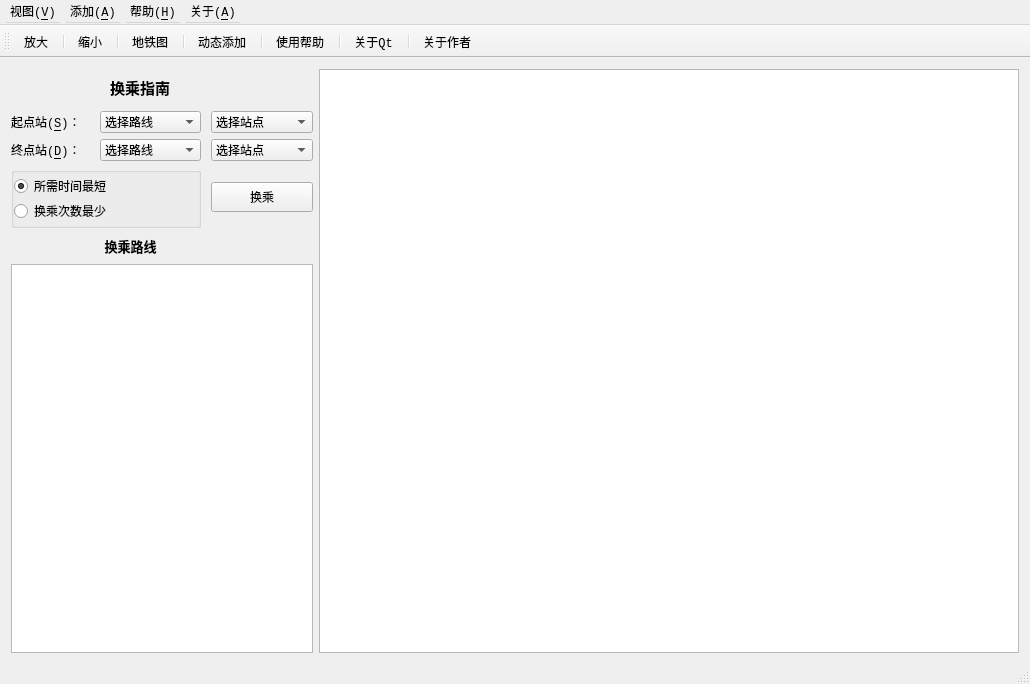
<?xml version="1.0" encoding="UTF-8"?>
<ui version="4.0">
 <class>MainWindow</class>
 <widget class="QMainWindow" name="MainWindow">
  <property name="enabled">
   <bool>true</bool>
  </property>
  <property name="geometry">
   <rect>
    <x>0</x>
    <y>0</y>
    <width>1030</width>
    <height>684</height>
   </rect>
  </property>
  <property name="minimumSize">
   <size>
    <width>1030</width>
    <height>680</height>
   </size>
  </property>
  <property name="font">
   <font>
    <family>Consolas</family>
   </font>
  </property>
  <property name="windowTitle">
   <string>地铁换乘指南</string>
  </property>
  <property name="windowIcon">
   <iconset>
    <normaloff>:/icon/icon/metro-shanghai.png</normaloff>:/icon/icon/metro-shanghai.png</iconset>
  </property>
  <property name="iconSize">
   <size>
    <width>24</width>
    <height>24</height>
   </size>
  </property>
  <widget class="QWidget" name="centralWidget">
   <property name="minimumSize">
    <size>
     <width>1030</width>
     <height>600</height>
    </size>
   </property>
   <layout class="QGridLayout" name="gridLayout">
    <item row="0" column="1">
     <widget class="QGraphicsView" name="graphicsView">
      <property name="minimumSize">
       <size>
        <width>700</width>
        <height>580</height>
       </size>
      </property>
     </widget>
    </item>
    <item row="0" column="0">
     <layout class="QVBoxLayout" name="verticalLayout_2" stretch="3,2,2,5,2,32">
      <property name="spacing">
       <number>6</number>
      </property>
      <item>
       <widget class="QLabel" name="labeltransfer">
        <property name="minimumSize">
         <size>
          <width>280</width>
          <height>30</height>
         </size>
        </property>
        <property name="font">
         <font>
          <family>Consolas</family>
          <pointsize>11</pointsize>
          <weight>75</weight>
          <bold>true</bold>
         </font>
        </property>
        <property name="text">
         <string>           换乘指南</string>
        </property>
       </widget>
      </item>
      <item>
       <layout class="QHBoxLayout" name="horizontalLayout4" stretch="7,9,9">
        <property name="spacing">
         <number>10</number>
        </property>
        <item>
         <widget class="QLabel" name="labelstart">
          <property name="minimumSize">
           <size>
            <width>70</width>
            <height>20</height>
           </size>
          </property>
          <property name="font">
           <font>
            <family>Consolas</family>
           </font>
          </property>
          <property name="text">
           <string>起点站(&amp;S)：</string>
          </property>
          <property name="buddy">
           <cstring>comboBoxstartline</cstring>
          </property>
         </widget>
        </item>
        <item>
         <widget class="QComboBox" name="comboBoxstartline">
          <property name="minimumSize">
           <size>
            <width>90</width>
            <height>20</height>
           </size>
          </property>
          <property name="font">
           <font>
            <family>Consolas</family>
           </font>
          </property>
          <item>
           <property name="text">
            <string>选择路线</string>
           </property>
          </item>
         </widget>
        </item>
        <item>
         <widget class="QComboBox" name="comboBoxstartstation">
          <property name="minimumSize">
           <size>
            <width>90</width>
            <height>20</height>
           </size>
          </property>
          <property name="font">
           <font>
            <family>Consolas</family>
           </font>
          </property>
          <item>
           <property name="text">
            <string>选择站点</string>
           </property>
          </item>
         </widget>
        </item>
       </layout>
      </item>
      <item>
       <layout class="QHBoxLayout" name="horizontalLayout5" stretch="7,9,9">
        <property name="spacing">
         <number>10</number>
        </property>
        <item>
         <widget class="QLabel" name="labelend">
          <property name="minimumSize">
           <size>
            <width>70</width>
            <height>20</height>
           </size>
          </property>
          <property name="font">
           <font>
            <family>Consolas</family>
           </font>
          </property>
          <property name="text">
           <string>终点站(&amp;D)：</string>
          </property>
          <property name="buddy">
           <cstring>comboBoxendline</cstring>
          </property>
         </widget>
        </item>
        <item>
         <widget class="QComboBox" name="comboBoxendline">
          <property name="minimumSize">
           <size>
            <width>90</width>
            <height>20</height>
           </size>
          </property>
          <property name="font">
           <font>
            <family>Consolas</family>
           </font>
          </property>
          <item>
           <property name="text">
            <string>选择路线</string>
           </property>
          </item>
         </widget>
        </item>
        <item>
         <widget class="QComboBox" name="comboBoxendstation">
          <property name="minimumSize">
           <size>
            <width>90</width>
            <height>20</height>
           </size>
          </property>
          <property name="font">
           <font>
            <family>Consolas</family>
           </font>
          </property>
          <item>
           <property name="text">
            <string>选择站点</string>
           </property>
          </item>
         </widget>
        </item>
       </layout>
      </item>
      <item>
       <layout class="QHBoxLayout" name="horizontalLayout6" stretch="0,0">
        <property name="spacing">
         <number>10</number>
        </property>
        <item>
         <widget class="QGroupBox" name="groupBox">
          <property name="minimumSize">
           <size>
            <width>190</width>
            <height>30</height>
           </size>
          </property>
          <property name="title">
           <string/>
          </property>
          <layout class="QVBoxLayout" name="verticalLayout" stretch="0,1">
           <property name="spacing">
            <number>0</number>
           </property>
           <property name="leftMargin">
            <number>0</number>
           </property>
           <property name="topMargin">
            <number>0</number>
           </property>
           <property name="rightMargin">
            <number>0</number>
           </property>
           <property name="bottomMargin">
            <number>0</number>
           </property>
           <item>
            <widget class="QRadioButton" name="radioButtonmintime">
             <property name="minimumSize">
              <size>
               <width>100</width>
               <height>15</height>
              </size>
             </property>
             <property name="font">
              <font>
               <family>Consolas</family>
              </font>
             </property>
             <property name="text">
              <string>所需时间最短</string>
             </property>
             <property name="shortcut">
              <string>Ctrl+S</string>
             </property>
             <property name="checked">
              <bool>true</bool>
             </property>
            </widget>
           </item>
           <item>
            <widget class="QRadioButton" name="radioButtonMinTransfer">
             <property name="minimumSize">
              <size>
               <width>100</width>
               <height>15</height>
              </size>
             </property>
             <property name="font">
              <font>
               <family>Consolas</family>
              </font>
             </property>
             <property name="text">
              <string>换乘次数最少</string>
             </property>
            </widget>
           </item>
          </layout>
         </widget>
        </item>
        <item>
         <widget class="QPushButton" name="pushButtonTransfer">
          <property name="minimumSize">
           <size>
            <width>70</width>
            <height>30</height>
           </size>
          </property>
          <property name="font">
           <font>
            <family>Consolas</family>
           </font>
          </property>
          <property name="text">
           <string>换乘</string>
          </property>
         </widget>
        </item>
       </layout>
      </item>
      <item>
       <widget class="QLabel" name="labeltransferline">
        <property name="minimumSize">
         <size>
          <width>280</width>
          <height>20</height>
         </size>
        </property>
        <property name="font">
         <font>
          <family>Consolas</family>
          <pointsize>10</pointsize>
          <weight>75</weight>
          <bold>true</bold>
         </font>
        </property>
        <property name="text">
         <string>            换乘路线</string>
        </property>
        <property name="textFormat">
         <enum>Qt::AutoText</enum>
        </property>
       </widget>
      </item>
      <item>
       <widget class="QTextBrowser" name="textBrowser">
        <property name="minimumSize">
         <size>
          <width>300</width>
          <height>300</height>
         </size>
        </property>
        <property name="font">
         <font>
          <family>Consolas</family>
         </font>
        </property>
       </widget>
      </item>
     </layout>
    </item>
   </layout>
  </widget>
  <widget class="QMenuBar" name="menuBar">
   <property name="geometry">
    <rect>
     <x>0</x>
     <y>0</y>
     <width>1030</width>
     <height>26</height>
    </rect>
   </property>
   <property name="minimumSize">
    <size>
     <width>0</width>
     <height>25</height>
    </size>
   </property>
   <widget class="QMenu" name="menuview">
    <property name="title">
     <string>视图(&amp;V)</string>
    </property>
    <addaction name="actionenlarge"/>
    <addaction name="separator"/>
    <addaction name="actionnarrow"/>
    <addaction name="separator"/>
    <addaction name="actionmetronet"/>
   </widget>
   <widget class="QMenu" name="menuadd">
    <property name="title">
     <string>添加(&amp;A)</string>
    </property>
    <addaction name="actionadd"/>
   </widget>
   <widget class="QMenu" name="menuabout">
    <property name="title">
     <string>关于(&amp;A)</string>
    </property>
    <addaction name="actionaboutqt"/>
    <addaction name="separator"/>
    <addaction name="actionaboutauthor"/>
   </widget>
   <widget class="QMenu" name="menuhelp">
    <property name="title">
     <string>帮助(&amp;H)</string>
    </property>
    <addaction name="actionhelp"/>
   </widget>
   <addaction name="menuview"/>
   <addaction name="menuadd"/>
   <addaction name="menuhelp"/>
   <addaction name="menuabout"/>
  </widget>
  <widget class="QToolBar" name="mainToolBar">
   <property name="minimumSize">
    <size>
     <width>0</width>
     <height>0</height>
    </size>
   </property>
   <property name="iconSize">
    <size>
     <width>24</width>
     <height>24</height>
    </size>
   </property>
   <property name="toolButtonStyle">
    <enum>Qt::ToolButtonIconOnly</enum>
   </property>
   <attribute name="toolBarArea">
    <enum>TopToolBarArea</enum>
   </attribute>
   <attribute name="toolBarBreak">
    <bool>false</bool>
   </attribute>
   <addaction name="actionenlarge"/>
   <addaction name="separator"/>
   <addaction name="actionnarrow"/>
   <addaction name="separator"/>
   <addaction name="actionmetronet"/>
   <addaction name="separator"/>
   <addaction name="actionadd"/>
   <addaction name="separator"/>
   <addaction name="actionhelp"/>
   <addaction name="separator"/>
   <addaction name="actionaboutqt"/>
   <addaction name="separator"/>
   <addaction name="actionaboutauthor"/>
  </widget>
  <widget class="QStatusBar" name="statusBar">
   <property name="minimumSize">
    <size>
     <width>0</width>
     <height>20</height>
    </size>
   </property>
  </widget>
  <action name="actionenlarge">
   <property name="icon">
    <iconset resource="resources.qrc">
     <normaloff>:/icon/myicon/enlarge.png</normaloff>:/icon/myicon/enlarge.png</iconset>
   </property>
   <property name="text">
    <string>放大</string>
   </property>
   <property name="toolTip">
    <string>点击放大</string>
   </property>
   <property name="font">
    <font>
     <family>Consolas</family>
    </font>
   </property>
   <property name="shortcut">
    <string>Ctrl+E</string>
   </property>
  </action>
  <action name="actionnarrow">
   <property name="icon">
    <iconset resource="resources.qrc">
     <normaloff>:/icon/myicon/narrow.png</normaloff>:/icon/myicon/narrow.png</iconset>
   </property>
   <property name="text">
    <string>缩小</string>
   </property>
   <property name="toolTip">
    <string>点击缩小</string>
   </property>
   <property name="font">
    <font>
     <family>Consolas</family>
    </font>
   </property>
   <property name="shortcut">
    <string>Ctrl+N</string>
   </property>
  </action>
  <action name="actionadd">
   <property name="icon">
    <iconset resource="resources.qrc">
     <normaloff>:/icon/myicon/dynamicadd.png</normaloff>:/icon/myicon/dynamicadd.png</iconset>
   </property>
   <property name="text">
    <string>动态添加</string>
   </property>
   <property name="toolTip">
    <string>动态添加</string>
   </property>
   <property name="font">
    <font>
     <family>Consolas</family>
    </font>
   </property>
   <property name="shortcut">
    <string>Ctrl+A</string>
   </property>
  </action>
  <action name="actionmetronet">
   <property name="icon">
    <iconset resource="resources.qrc">
     <normaloff>:/icon/myicon/metronet.png</normaloff>:/icon/myicon/metronet.png</iconset>
   </property>
   <property name="text">
    <string>地铁图</string>
   </property>
   <property name="toolTip">
    <string>地铁线路总图</string>
   </property>
   <property name="font">
    <font>
     <family>Consolas</family>
    </font>
   </property>
   <property name="shortcut">
    <string>Ctrl+M</string>
   </property>
  </action>
  <action name="actionaboutqt">
   <property name="icon">
    <iconset theme="Qt" resource="resources.qrc">
     <normaloff>:/icon/myicon/aboutqt.png</normaloff>:/icon/myicon/aboutqt.png</iconset>
   </property>
   <property name="text">
    <string>关于Qt</string>
   </property>
   <property name="shortcut">
    <string>Ctrl+Q</string>
   </property>
  </action>
  <action name="actionaboutauthor">
   <property name="icon">
    <iconset resource="resources.qrc">
     <normaloff>:/icon/myicon/aboutauther.png</normaloff>:/icon/myicon/aboutauther.png</iconset>
   </property>
   <property name="text">
    <string>关于作者</string>
   </property>
   <property name="toolTip">
    <string>关于作者</string>
   </property>
   <property name="shortcut">
    <string>Ctrl+U</string>
   </property>
  </action>
  <action name="actionhelp">
   <property name="icon">
    <iconset resource="resources.qrc">
     <normaloff>:/icon/myicon/help.png</normaloff>:/icon/myicon/help.png</iconset>
   </property>
   <property name="text">
    <string>使用帮助</string>
   </property>
   <property name="font">
    <font>
     <family>Consolas</family>
    </font>
   </property>
   <property name="shortcut">
    <string>Ctrl+H</string>
   </property>
  </action>
 </widget>
 <layoutdefault spacing="6" margin="11"/>
 <resources>
  <include location="resources.qrc"/>
 </resources>
 <connections/>
</ui>
